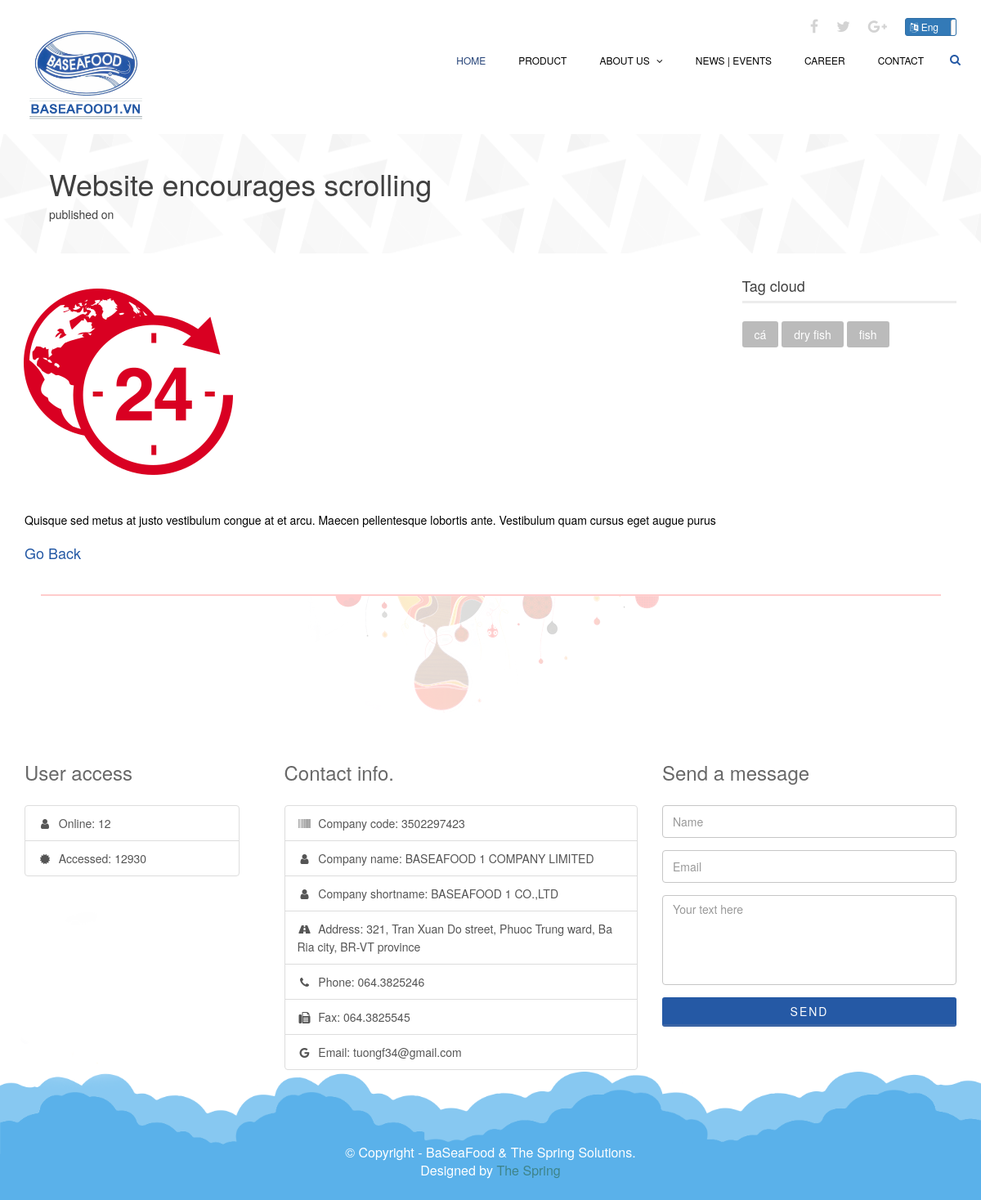
Page /news-details/view/6 on the committed database.
### tables this page shows
CREATE TABLE `news` (
    `id`                TINYINT       NOT NULL          AUTO_INCREMENT,
    `en_title`          NVARCHAR(100) NOT NULL,
    `vi_title`          NVARCHAR(100) NOT NULL,
    `en_content`        TEXT,
    `vi_content`        TEXT,
    `url_attached_file` NVARCHAR(250),
    `created_date`      DATETIME      NULL,
    `updated_date`      DATETIME      NULL,
    PRIMARY KEY (`id`)
);

CREATE TABLE `tags` (
    `id`   TINYINT NOT NULL AUTO_INCREMENT,
    `name` NVARCHAR(200),
    PRIMARY KEY (`id`)
);

### webapps/controllers/webapp/News_details_controller.php (called while the page is built, shortened)
<?php
class News_details_controller extends CI_Controller
{
    public function view($newsId)
    {
        $this->load->model('tags_model');
        $this->load->model('news_model');
        $news = $this->news_model->findById($newsId);
        if (strcasecmp($_SESSION["activeLanguage"], "en") == 0) {
            $data['title'] =  $news['en_title'];
        }
        else {
            $data['title'] =  $news['vi_title'];
        }
        $data['new'] = $news;
        $data['tags'] = $this->tags_model->getRandom();
        $this->load->view('pages/webapp/newsdetails', $data);
    }
}

### index.php (called while the page is built, shortened)
<?php
require_once BASEPATH.'core/CodeIgniter.php';

### webapps/models/News_model.php (called while the page is built, shortened)
<?php
class News_Model extends CI_Model
{
    public function findById($id)
    {
        $this->db->from('news');
        $this->db->where('id =', $id);
        $query = $this->db->get();
        if ($query) {
            foreach ($query->result_array() as $item) {
                return array(
                    'id' => $item['id'],
                    'en_title' => $item['en_title'],
                    'vi_title' => $item['vi_title'],
                    'en_content' => $item['en_content'],
                    'vi_content' => $item['vi_content'],
                    'url_attached_file' => $item['url_attached_file'],
                    'created_date' => $item['created_date'],
                    'updated_date' => $item['updated_date']
                );
            }
        }
        return false;
    }
}

### webapps/models/Tags_model.php (called while the page is built, shortened)
<?php
class Tags_Model extends CI_Model
{
    public function getRandom(){
        $query = $this->db->query("select name from tags order by rand() limit 5");
        return $query->result_array();
    }
}

### webapps/views/components/webapp/newsdetails.php (the view, shortened to what this page needs)
<section id="page-breadcrumb">
    <div class="vertical-center sun">
        <div class="container">
            <div class="row">
                <div class="action">
                    <div class="col-sm-12">
                        <h1 class="title"><?php if (strcasecmp($_SESSION["activeLanguage"], "en") == 0) {
                                echo $new['en_title'];
                            }
                            else {
                                echo $new['vi_title'];
                            } ?></h1>
                        <h5 class="title post-author">published on <?php echo $new['created_date'] ?></h5>
                    </div>
                </div>
            </div>
        </div>
    </div>
</section>
<section id="blog-details" class="padding-top">
    <div class="container">
        <div class="row">
            <div class="col-md-9 col-sm-7">
                <div class="row">
                    <div class="col-md-12 col-sm-12">
                        <div class="single-blog blog-details two-column">
                            <div class="post-thumb">
                                <img src="<?php
                                if (strpos($new['url_attached_file'], 'pdf') !== false) {
                                    echo base_url() . 'webresources/images/files/pdf.png';
                                }
                                else if (strpos($new['url_attached_file'], 'jpg') !== false) {
                                    echo base_url() .$new['url_attached_file'];
                                }
                                else {
                                    echo base_url() . 'webresources/images/files/news.png';
                                }
                                ?>" alt="blog"/>
                            </div>
                            <div class="post-content overflow">
                                <p>
                                    <?php if (strcasecmp($_SESSION["activeLanguage"], "en") == 0) {
                                        echo $new['en_content'];
                                    }
                                    else {
                                        echo $new['vi_content'];
                                    } ?>
                                </p>
                            </div>
                            <a href="<?php echo base_url(); ?>newsandevents"><h4>Go Back</h4></a>
                        </div>
                    </div>
                </div>
            </div>
            <div class="col-md-3 col-sm-5">
                <div class="sidebar blog-sidebar">
                    <div class="sidebar-item tag-cloud">
                        <h3><?php echo $this->lang->line('TAG_CLOUD'); ?></h3>
                        <?php if(count($tags) > 0){ ?>
                            <ul class="nav nav-pills">
                                <?php foreach($tags as $tag){ ?>
                                    <li><a href="#" onclick="searchByTags(this)"><?php echo $tag['name']; ?></a></li>
                                <?php } ?>
                            </ul>
                        <?php } ?>
                    </div>
                </div>
            </div>
        </div>
    </div>
</section>

### webresources/css/main.css (style rules this page uses)
body { background: #fff; font-size: 14px; line-height: 22px; font-weight: 400; color: #000; }
html { height: 100%; }
a { color: #2559a5; }
a { -webkit-transition: 300ms; -moz-transition: 300ms; -o-transition: 300ms; transition: 300ms; }
ul { list-style: none; }
h1, h2, h3, h4, h5, h6 { font-weight: 300; }
h1 { color: #686868; }
h3 { font-size: 18px; }
.overflow { overflow: hidden; }
.padding-top { padding-top: 30px; }
.vertical-center { display: table-cell; vertical-align: middle; width: 100%; position: statice; }
.action h1 { padding: 30px 30px 0 30px; margin-top: 11px; }
.action h5 { padding: 0 30px 30px 30px; }
.title { color: #404040; font-weight: 300; }
#action, #page-breadcrumb { position: relative; }
#page-breadcrumb { background-image: url(../images/home/tour-bg.png); background-color: #fbfafa; background-repeat: repeat-x; background-position: center; display: table; position: static; width: 100%; margin-top: 30px; }
.sidebar h3 { color: #404040; margin-top: 0; border-bottom: 3px solid #ececec; margin-bottom: 6px; padding-bottom: 8px; }
.sidebar-item { margin-bottom: 48px; }
.tag-cloud .nav-pills { margin-top: 16px; }
.tag-cloud .nav-pills li { margin: 0; margin-top: 6px; margin-right: 4px; }
.tag-cloud .nav-pills li a { font-size: 14px; font-weight: 300; padding: 5px 15px; background: #bbbbbb; color: #fff; border-radius: 3px; }
.post-thumb { margin: -1px -1px 0; position: relative; overflow: hidden; }
.single-blog { padding-bottom: 30px; }
.single-blog.blog-details .post-content { padding-top: 30px; }

### rows in the picture
news: en_title "Website encourages scrolling", en_content "Quisque sed metus at justo vestibulum congue at et arcu. Maecen pellentesque lobortis ante. Vestibulum quam cursus eget augue purus"
tags: name "cá"
tags: name "dry fish"
tags: name "fish"

### other values in the picture
$this->lang->line('MENU_HOME') "HOME"
$this->lang->line('MENU_PRODUCT') "PRODUCT"
$this->lang->line('MENU_ABOUT') "ABOUT US"
$this->lang->line('MENU_NEWS_EVENTS') "NEWS | EVENTS"
$this->lang->line('MENU_CAREER') "CAREER"
$this->lang->line('MENU_CONTACT') "CONTACT"
$this->lang->line('TAG_CLOUD') "Tag cloud"
$this->lang->line('USER_ACCESS') "User access"
$this->lang->line('ONLINE') "Online"
$this->lang->line('ACCESSED') "Accessed"
$this->lang->line('CONTACT_INFO') "Contact info."
$this->lang->line('COMPANY_CODE') "Company code"
$this->lang->line('COMPANY_CODE_VALUE') "3502297423"
$this->lang->line('COMPANY_NAME') "Company name"
$this->lang->line('COMPANY_NAME_VALUE') "BASEAFOOD 1 COMPANY LIMITED"
